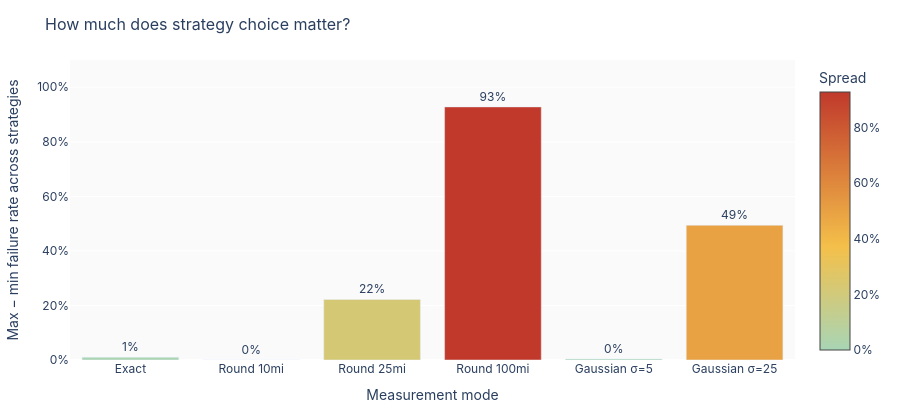

Here is the notebook cell this chart was saved with:
### Markdown cell above
## Does strategy choice matter?

Range of failure rates across strategies for each mode.
Large bar = strategy choice is the deciding factor. Small bar = noise level dominates.

### Code cell
spread = (
    df.groupby("mode")["failure_rate"]
    .agg(spread=lambda x: x.max() - x.min(),
         best=lambda x: x.min(),
         worst=lambda x: x.max())
    .reindex(MODES)
    .reset_index()
)
spread["mode_label"] = spread["mode"].map(MODE_LABELS)

# Best and worst strategy per mode for hover
best_strat, worst_strat = [], []
for mode in MODES:
    sub = df[df["mode"] == mode]
    best_strat.append(STRATEGY_LABELS[sub.loc[sub["failure_rate"].idxmin(), "strategy"]])
    worst_strat.append(STRATEGY_LABELS[sub.loc[sub["failure_rate"].idxmax(), "strategy"]])

fig = go.Figure(go.Bar(
    x=spread["mode_label"],
    y=spread["spread"],
    marker=dict(
        color=spread["spread"],
        colorscale=[[0, "#a8d5b5"], [0.4, "#f4c04a"], [1, "#c0392b"]],
        showscale=True,
        colorbar=dict(title="Spread", tickformat=".0%"),
    ),
    customdata=list(zip(spread["best"], spread["worst"], best_strat, worst_strat)),
    hovertemplate=(
        "<b>%{x}</b><br>"
        "Strategy spread: %{y:.0%}<br>"
        "Best: %{customdata[2]} (%{customdata[0]:.0%} fail)<br>"
        "Worst: %{customdata[3]} (%{customdata[1]:.0%} fail)"
        "<extra></extra>"
    ),
    text=[f"{v:.0%}" for v in spread["spread"]],
    textposition="outside",
))
fig.update_layout(
    title=dict(text="How much does strategy choice matter?", font_size=16),
    xaxis=dict(title="Measurement mode"),
    yaxis=dict(title="Max − min failure rate across strategies",
               tickformat=".0%", range=[0, 1.1]),
    height=420,
    margin=dict(l=60, r=60, t=60, b=60),
    font=dict(family="Inter, system-ui, sans-serif"),
    plot_bgcolor="#fafafa",
    paper_bgcolor="white",
    showlegend=False,
)
fig.write_html(ROOT / "data" / "strategy_spread.html")
fig.show()

### Figure 1 — Plotly figure (JSON) as saved in the notebook; plotly's stock layout.template omitted (floating-point values rounded to 4 significant figures)
{"data": [{"customdata": [[0.0, 0.01, "Fixed", "Info-Gain*"], [0.0, 0.0, "Fixed", "Fixed"], [0.0, 0.222, "Max-Sep", "Fixed"], [0.03, 0.958, "Info-Gain*", "Fixed"], [0.0, 0.004, "Fixed", "Centroid"], [0.354, 0.848, "Max-Sep", "Centroid"]], "hovertemplate": "<b>%{x}</b><br>Strategy spread: %{y:.0%}<br>Best: %{customdata[2]} (%{customdata[0]:.0%} fail)<br>Worst: %{customdata[3]} (%{customdata[1]:.0%} fail)<extra></extra>", "marker": {"color": [0.01, 0.0, 0.222, 0.928, 0.004, 0.494], "colorbar": {"tickformat": ".0%", "title": {"text": "Spread"}}, "colorscale": [[0, "#a8d5b5"], [0.4, "#f4c04a"], [1, "#c0392b"]], "showscale": true}, "text": ["1%", "0%", "22%", "93%", "0%", "49%"], "textposition": "outside", "type": "bar", "x": ["Exact", "Round 10mi", "Round 25mi", "Round 100mi", "Gaussian σ=5", "Gaussian σ=25"], "y": [0.01, 0.0, 0.222, 0.928, 0.004, 0.494]}], "layout": {"font": {"family": "Inter, system-ui, sans-serif"}, "height": 420, "margin": {"b": 60, "l": 60, "r": 60, "t": 60}, "paper_bgcolor": "white", "plot_bgcolor": "#fafafa", "showlegend": false, "title": {"font": {"size": 16}, "text": "How much does strategy choice matter?"}, "xaxis": {"title": {"text": "Measurement mode"}}, "yaxis": {"range": [0, 1.1], "tickformat": ".0%", "title": {"text": "Max − min failure rate across strategies"}}}}
